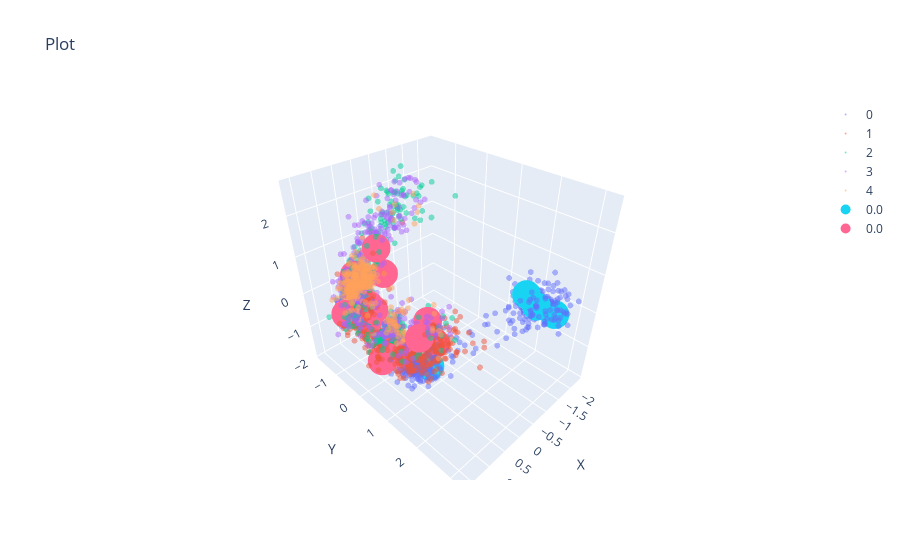

Notebook code for this chart:
### Code cell
fig = scatter(z.cpu().numpy(), s=2, colors=data['colors'], alpha=0.5)
fig = scatter(start_batch.cpu().numpy(), s=10, fig=fig)
fig = scatter(end_batch.cpu().numpy(), s=10, fig=fig)
fig.show()

### Figure 1 — Plotly figure (JSON) as saved in the notebook; plotly's stock layout.template omitted (floating-point values rounded to 4 significant figures; data arrays with more than 128 entries replaced by an {"elided": "..."} marker saying what was removed)
{"data": [{"marker": {"color": 0, "colorscale": [[0, "#440154"], [0.1111, "#482878"], [0.2222, "#3e4989"], [0.3333, "#31688e"], [0.4444, "#26828e"], [0.5556, "#1f9e89"], [0.6667, "#35b779"], [0.7778, "#6ece58"], [0.8889, "#b5de2b"], [1, "#fde725"]], "opacity": 0.5, "size": 2}, "mode": "markers", "name": "0", "type": "scatter3d", "x": {"elided": "419 float values"}, "y": {"elided": "419 float values"}, "z": {"elided": "419 float values"}}, {"marker": {"color": 1, "opacity": 0.5, "size": 2}, "mode": "markers", "name": "1", "type": "scatter3d", "x": {"elided": "758 float values"}, "y": {"elided": "758 float values"}, "z": {"elided": "758 float values"}}, {"marker": {"color": 2, "opacity": 0.5, "size": 2}, "mode": "markers", "name": "2", "type": "scatter3d", "x": {"elided": "598 float values"}, "y": {"elided": "598 float values"}, "z": {"elided": "598 float values"}}, {"marker": {"color": 3, "opacity": 0.5, "size": 2}, "mode": "markers", "name": "3", "type": "scatter3d", "x": {"elided": "652 float values"}, "y": {"elided": "652 float values"}, "z": {"elided": "652 float values"}}, {"marker": {"color": 4, "opacity": 0.5, "size": 2}, "mode": "markers", "name": "4", "type": "scatter3d", "x": {"elided": "573 float values"}, "y": {"elided": "573 float values"}, "z": {"elided": "573 float values"}}, {"marker": {"color": 0, "opacity": 1, "size": 10}, "mode": "markers", "name": "0.0", "type": "scatter3d", "x": [-1.54, 0.2411, -1.991, -1.596, -1.54, 0.2411, -1.991, -1.596, -1.54, 0.2411, -1.991, -1.596, -1.54, 0.2411, -1.991, -1.596], "y": [2.1, 0.8117, 2.623, 2.355, 2.1, 0.8117, 2.623, 2.355, 2.1, 0.8117, 2.623, 2.355, 2.1, 0.8117, 2.623, 2.355], "z": [0.3387, -1.522, -0.1867, 0.1204, 0.3387, -1.522, -0.1867, 0.1204, 0.3387, -1.522, -0.1867, 0.1204, 0.3387, -1.522, -0.1867, 0.1204]}, {"marker": {"color": 0, "opacity": 1, "size": 10}, "mode": "markers", "name": "0.0", "type": "scatter3d", "x": [-0.06936, 0.8444, 0.9281, 0.4945, 0.2971, 0.7595, 0.879, 0.7733, 1.353, 0.5311, 0.3482, 0.9824, 0.8066, -0.01285, 0.5571, 0.6023], "y": [0.6949, -0.06885, -0.2513, 0.3138, -0.8237, 1.072, -0.6176, -0.6619, -0.7616, -0.2228, 0.8964, -0.06199, -0.8742, -1.061, -1.465, -1.423], "z": [-1.063, -1.399, -0.02865, -1.354, 1.08, -0.154, -0.5552, -0.2029, -0.1914, -1.54, -0.02929, -1.434, -0.2486, 0.1396, 0.1776, 0.01526]}], "layout": {"scene": {"xaxis": {"title": {"text": "X"}}, "yaxis": {"title": {"text": "Y"}}, "zaxis": {"title": {"text": "Z"}}}, "showlegend": true, "title": {"text": "Plot"}}}
